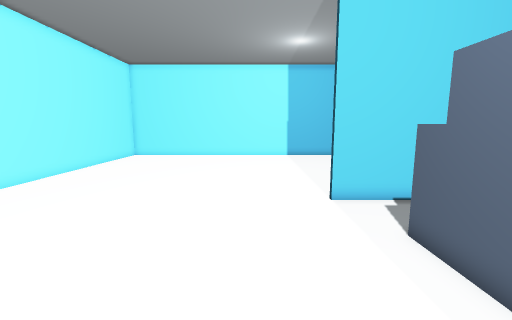
view 1 (above)

16 first-person views from a walk through a level from a Godot 3-D game. The camera is 1.5 m above the floor, tilts 8° down and sees 90° across. The floor is counted in squares, 0.5 m on a side. Each view is taken from the middle of a square. On the plan, view 1 faces up. The plan holds only what a view shows up to about 19 squares ahead; the rest is blank.

view 2
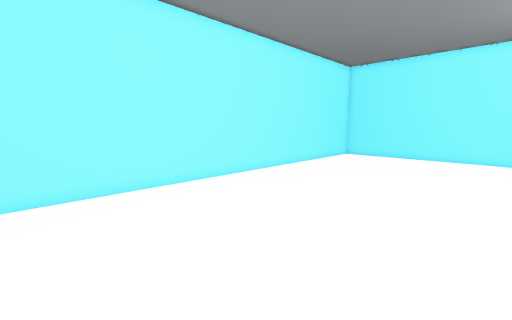

view 3
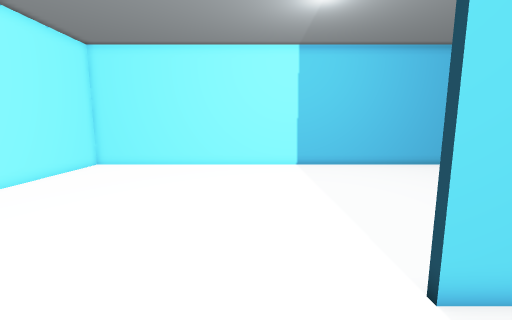

view 4
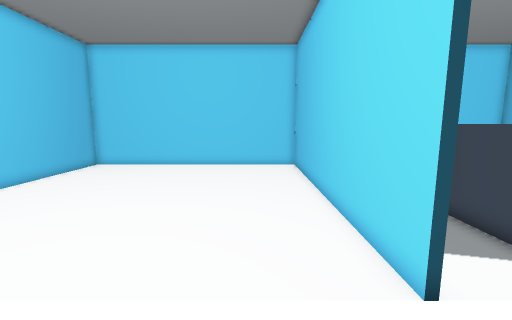

view 5
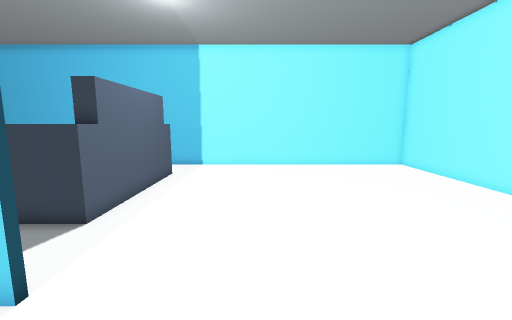

view 6
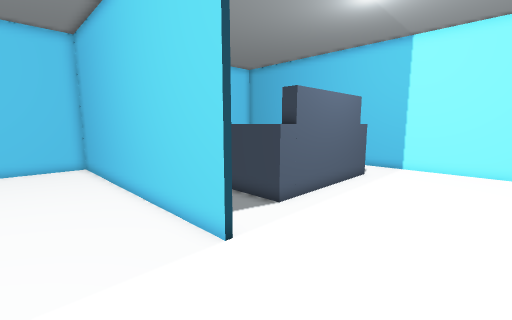

view 7
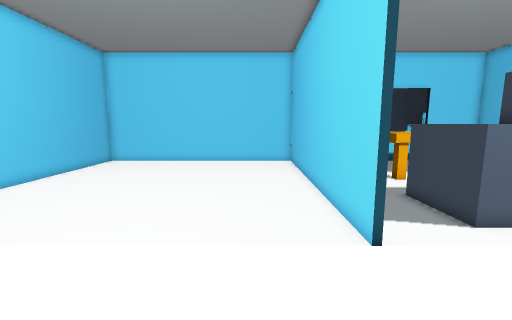

view 8
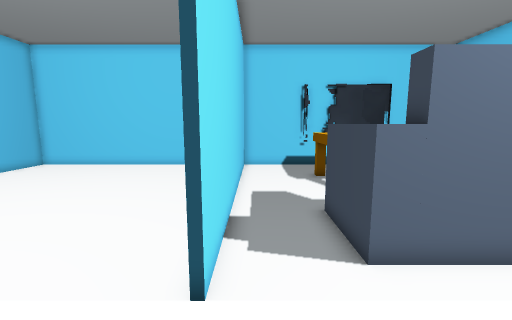

view 9
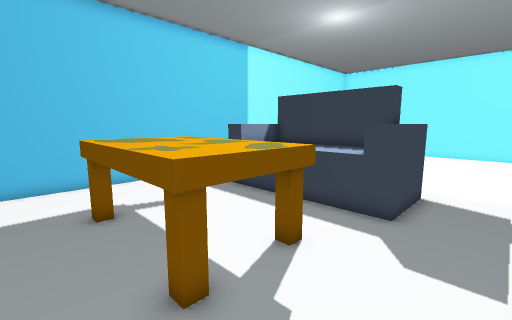

view 10
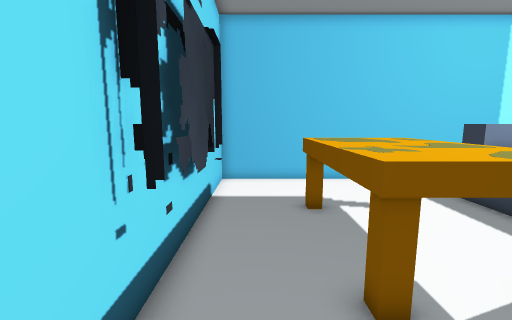

view 11
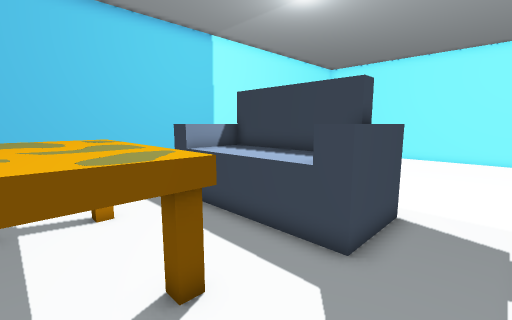

view 12
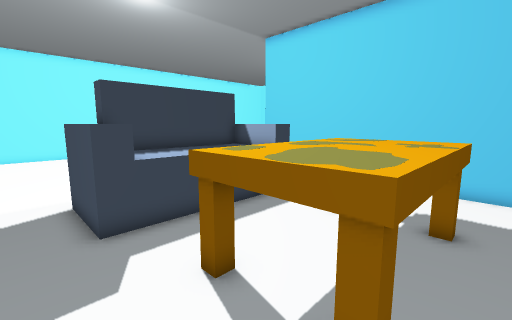

view 13
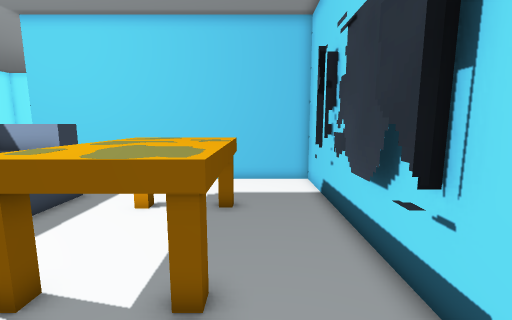

view 14
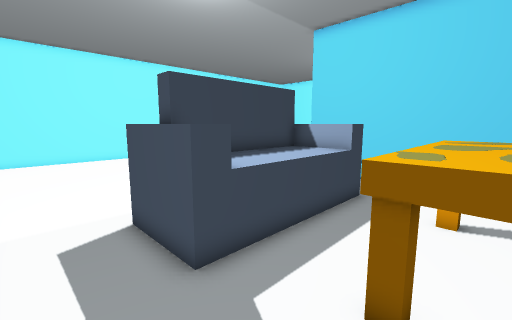

view 15
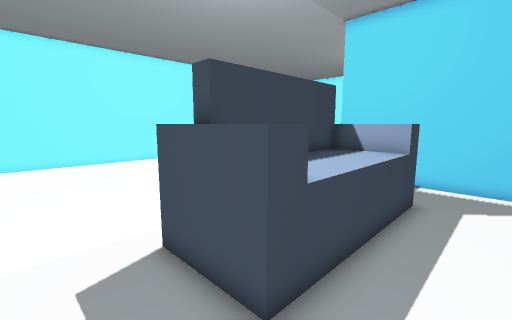

view 16
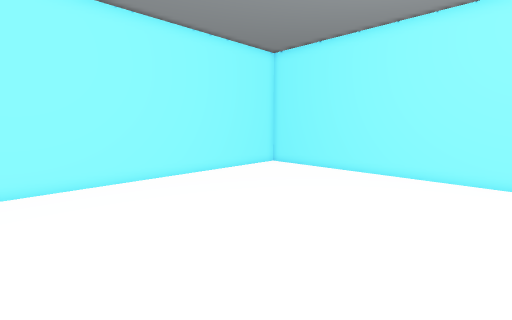

### Floor plan
Key: @ floor where view 1 was taken; # wall or solid block; . floor; ^ raised ledge; S sofa; T TV.
Columns run from 12 left of view 1 to 18 right of it. Each row starts with its distance up from view 1.
 25 ###############################
 24 #.............................#
 23 #.............................#
 22 #.............................#
 21 #.............................#
 20 #.............................#
 19 #.............................#
 18 #.............................#
 17 #.............................#
 16 #.............................#
 15 #.............................#
 14 #.............................#
 13 #.............................#
 12 #.............................#
 11 #.............................#
 10 #..............################
  9 #.............................#
  8 #.............................#
  7 #...............SSSS..........#
  6 #...............SSSSS.........#
  5 #...............SSSSS..^^^^..T#
  4 #...............SSSSS..^^^^..TT
  3 #...............SSSSS..^^^^..TT
  2 #...............SSSSS..^^^^..TT
  1 #...............SSSSS..^^^^..TT
  0 #...........@...SSSSS..^^^^..T#
 -1 #...............SSSSS.........#
 -2 #.............................#
 -3 #.............................#
 -4 #...................  ........#
 -5 ###############################

Positions as (right, up) in squares from view 1, and headings:
1: (0, 0), facing up
2: (0, 0), facing up-left
3: (0, 6), facing up
4: (-1, 13), facing right
5: (-1, 14), facing down
6: (-2, 14), facing down-right
7: (-3, 13), facing right
8: (-1, 9), facing right
9: (16, 9), facing down-left
10: (16, 9), facing down
11: (13, 9), facing down-left
12: (15, -3), facing up-left
13: (15, -4), facing up
14: (12, -4), facing up-left
15: (10, -4), facing up-left
16: (2, 9), facing up-left
